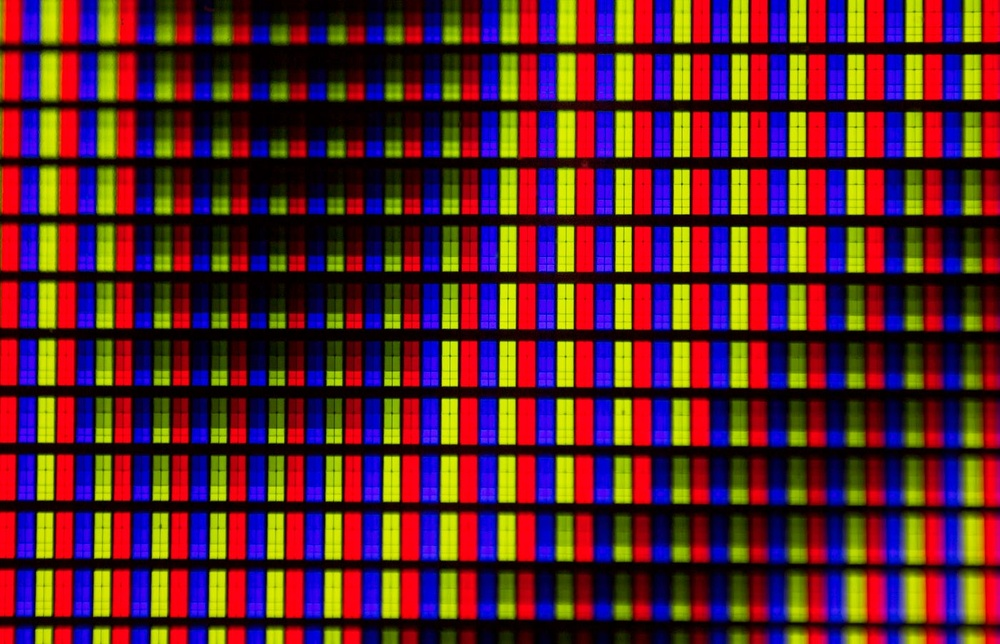
#> input picture Pixel Manipulation/Test Case Images/Test_Image-1.jpg, 1000 x 644 px, shrunk from 1400 x 902 before the run, found by its file name
$ python main.py
#> lines starting #> are read from the running program, lines starting #| are printed output that depends on the picture
from PIL import Image
import numpy as np
import os

def load_image(image_path):
    """
    Load an image from the specified path.

    Args:
        image_path (str): Path to the image file.

    Returns:
        Image: Loaded image object or None if loading fails.
    """
#> called with image_path = 'Test Case Images\\Test_Image-1.jpg'
    try:
        return Image.open(image_path)
#> returned value is the input picture: PIL image 1000x644 RGB; mean R, G, B 90.6, 41.3, 47
    except FileNotFoundError:
        print(f"Error: The file at {image_path} was not found.")
        return None
    except Exception as e:
        print(f"Error loading image: {e}")
        return None

def save_image(image, save_path):
    """
    Save an image to the specified path.

    Args:
        image (Image): Image object to save.
        save_path (str): Path to save the image file.
    """
    try:
        image.save(save_path)
    except Exception as e:
        print(f"Error saving image: {e}")

def generate_key(image):
    """
    Generate a random key for image encryption.

    Args:
        image (Image): Image object to base the key dimensions on.

    Returns:
        np.ndarray: Generated key.
    """
    height, width = image.size
#> height = 1000; width = 644
    key = np.random.randint(0, 256, size=(width, height, 3), dtype=np.uint8)
    return key

def encrypt_image(image, key):
    """
    Encrypt an image using XOR operation with the given key.

    Args:
        image (Image): Image object to encrypt.
        key (np.ndarray): Key for encryption.

    Returns:
        Image: Encrypted image.
    """
    image_array = np.array(image)
    encrypted_array = np.bitwise_xor(image_array, key)
    encrypted_image = Image.fromarray(encrypted_array.astype('uint8'))
    return encrypted_image

def decrypt_image(encrypted_image, key):
    """
    Decrypt an encrypted image using XOR operation with the given key.

    Args:
        encrypted_image (Image): Encrypted image object to decrypt.
        key (np.ndarray): Key used for encryption.

    Returns:
        Image: Decrypted image.
    """
    encrypted_array = np.array(encrypted_image)
    decrypted_array = np.bitwise_xor(encrypted_array, key)
    decrypted_image = Image.fromarray(decrypted_array.astype('uint8'))
    return decrypted_image

def main():
    # Paths to images (using raw string literals)
    image_path = r"Test Case Images\Test_Image-1.jpg"
    encrypted_image_path = r"Encrypted Images\B-XOR_Manipulated_Image-1.jpg"
    decrypted_image_path = r"Decrypted Images\Decrypted_image-1.jpg"

    # Load the original image
    image = load_image(image_path)
    if image is not None:
        # Generate a key
        key = generate_key(image)
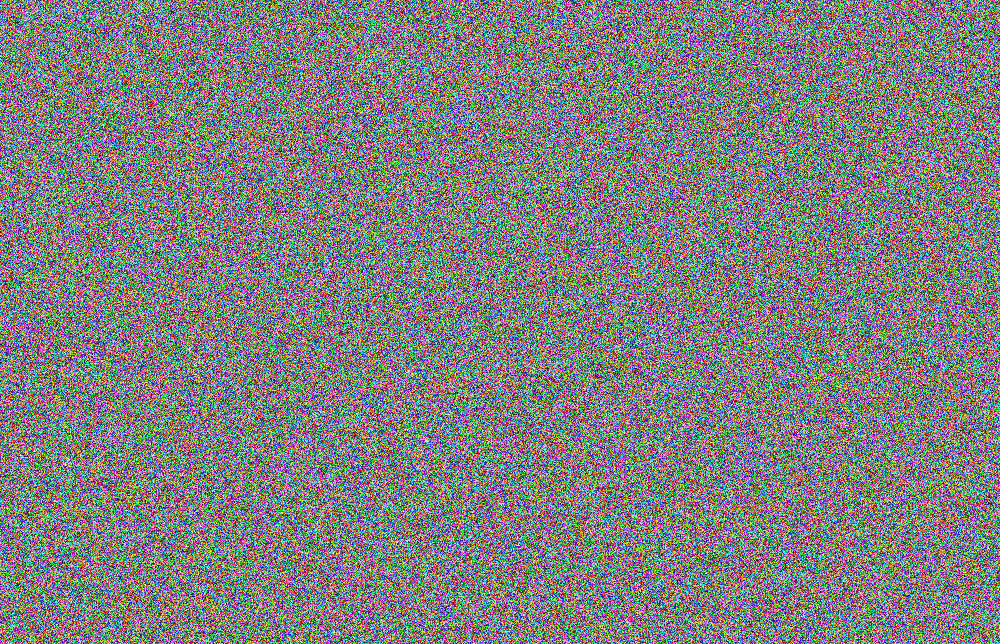
#> key: shape (644, 1000, 3); mean R, G, B 127.5, 127.6, 127.6

        # Encrypt the image
        print("Encrypting...")
        encrypted_image = encrypt_image(image, key)
#> in encrypt_image, `encrypted_array = np.bitwise_xor(image_array, key)`:
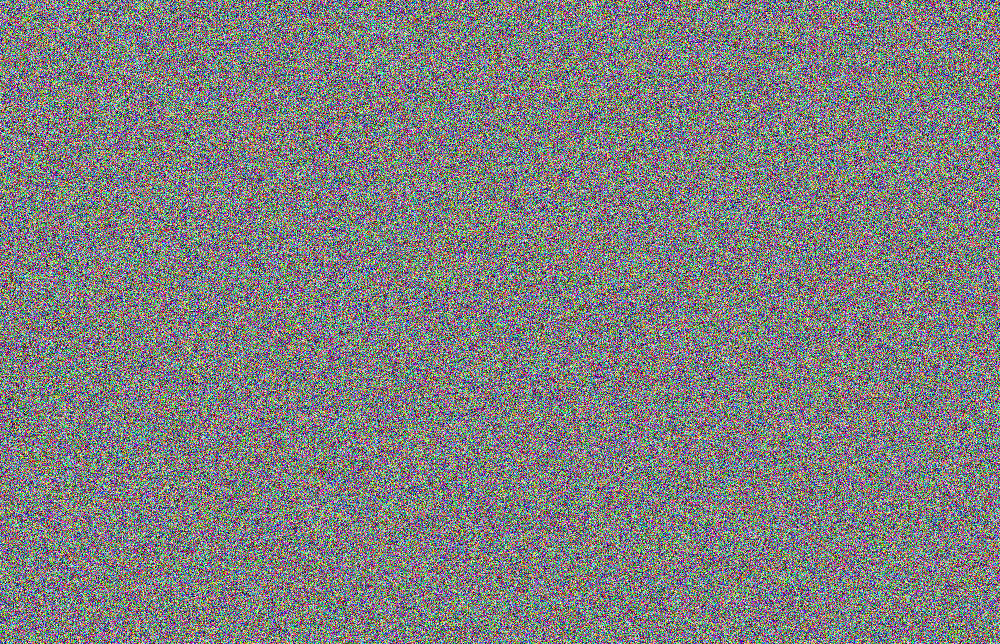
#> encrypted_array: shape (644, 1000, 3); mean R, G, B 127.4, 127.6, 127.6

        # Save the encrypted image
        save_image(encrypted_image, encrypted_image_path)

        # Decrypt the encrypted image
        print("Decrypting...")
        decrypted_image = decrypt_image(encrypted_image, key)

        # Save the decrypted image
        save_image(decrypted_image, decrypted_image_path)

        print("Image encryption and decryption completed!")
    else:
        print("Image loading failed, exiting program.")

if __name__ == "__main__":
    main()
